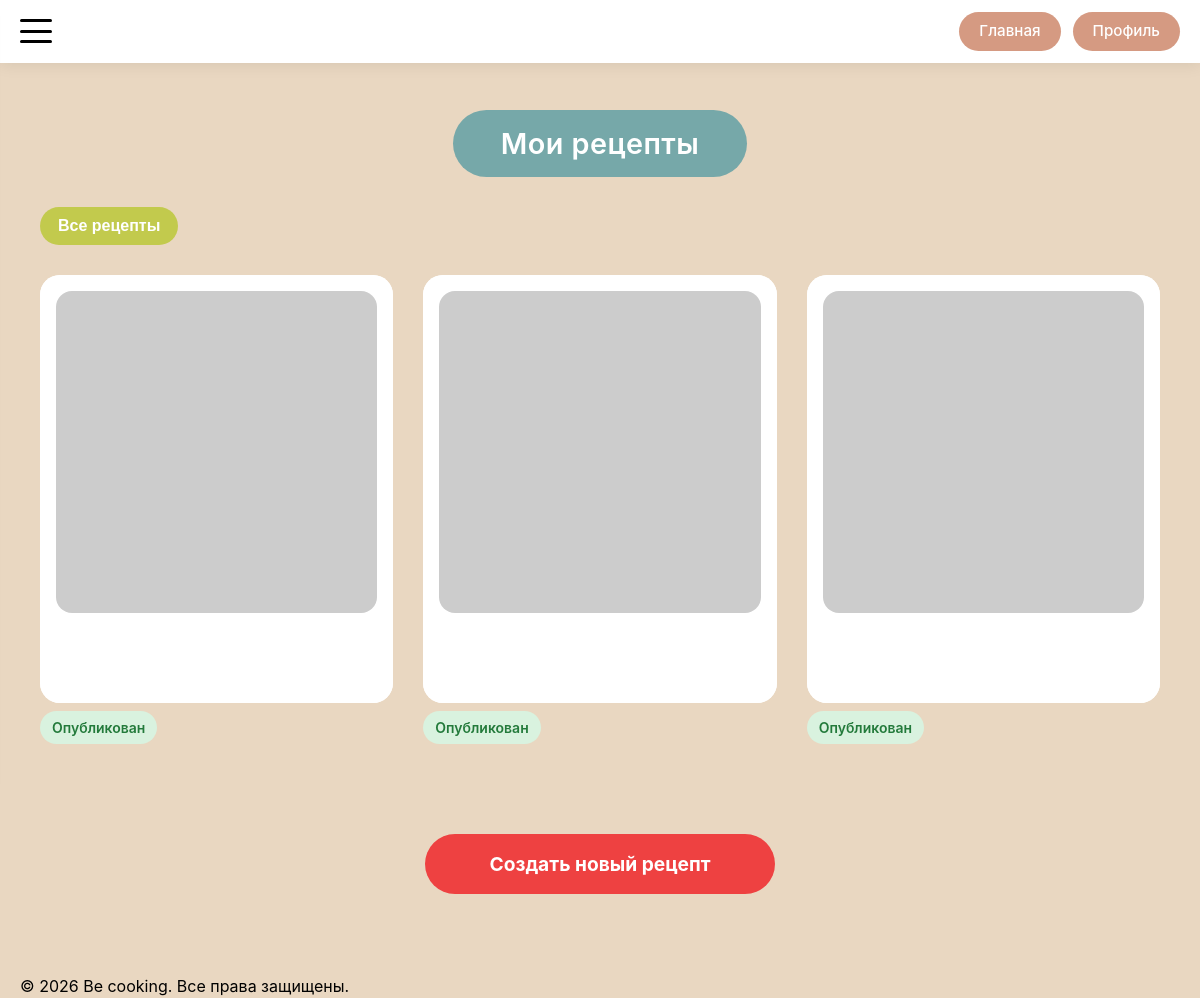
/my-recipes (signed in), run on an earlier commit of the app's database.
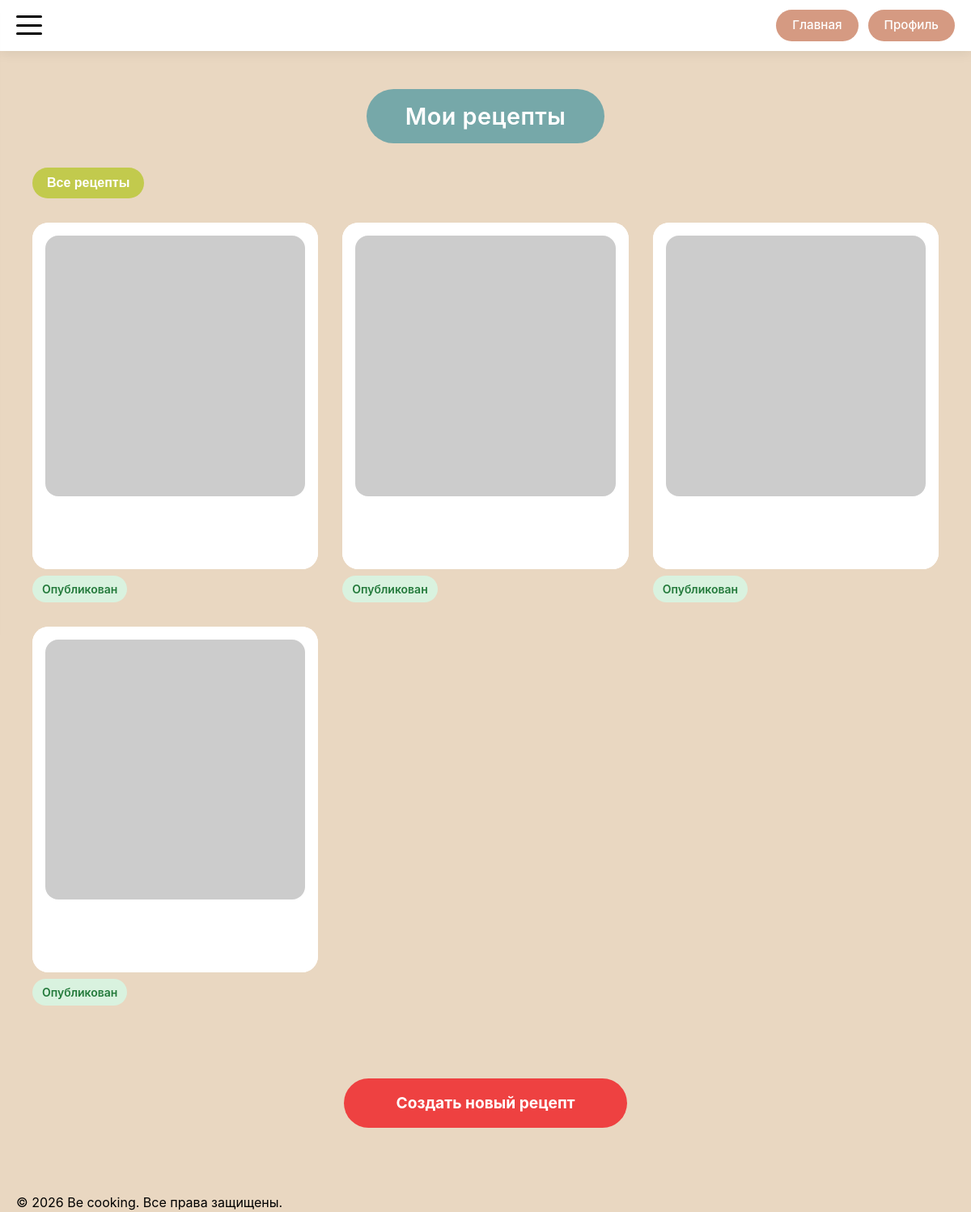
And on a later commit of the database.
### models.py (models this page shows)
class Recipe(db.Model):
    __tablename__ = 'recipe'
    id = db.Column(db.Integer, primary_key=True)
    title = db.Column(db.String(200), nullable=False)
    description = db.Column(db.Text)
    author_id = db.Column(db.Integer, db.ForeignKey('user.id'), nullable=False)
    status = db.Column(db.Enum(RecipeStatusEnum), nullable=False, default=RecipeStatusEnum.PENDING)
    created_at = db.Column(db.DateTime, default=datetime.utcnow)
    updated_at = db.Column(db.DateTime, default=datetime.utcnow, onupdate=datetime.utcnow)
    main_image_url = db.Column(db.String(300))
    ingredients = db.Column(db.JSON)  # В SQLAlchemy JSON может хранить массивы
    steps = db.relationship('RecipeStep', backref='recipe', lazy='dynamic', cascade='all, delete-orphan')
    comments = db.relationship('Comment', backref='recipe', lazy='dynamic', cascade='all, delete-orphan')
    notes = db.relationship('Note', backref='recipe', lazy='dynamic', cascade='all, delete-orphan')
    favorites = db.relationship('Favorite', backref='recipe', lazy='dynamic', cascade='all, delete-orphan')
    cart_items = db.relationship('CartItem', backref='recipe', lazy='dynamic', cascade='all, delete-orphan')

### routes/recipe_routes.py (the view, shortened to what this page needs)
@app.route('/my-recipes')
@login_required
def my_recipes():
    limit = request.args.get('limit', 9, type=int)
    offset = request.args.get('offset', 0, type=int)
    status = request.args.get('status')
    recipes_query = Recipe.query.filter_by(
        author_id=current_user.id
    )
    recipes_query = recipes_query.order_by(Recipe.created_at.desc())
    total = recipes_query.count()
    my_recipes = recipes_query.offset(offset).limit(limit).all()
    has_next = offset + limit < total
    has_prev = offset > 0
    status_labels = {
        'published': 'Опубликованные',
        'pending': 'На модерации',
        'rejected': 'Отклонённые'
    }
    return render_template(
        'my_recipes/my_recipes.html',
        my_recipes=my_recipes,
        limit=limit,
        offset=offset,
        has_next=has_next,
        has_prev=has_prev,
        current_status=status,
        status_labels=status_labels
    )

### app.py (called while the page is built)
@login_manager.user_loader
def load_user(user_id):
    return User.query.get(int(user_id))

@app.context_processor
def inject_enums():
    return dict(UserRoleEnum=UserRoleEnum)

### templates/my_recipes/my_recipes.html (shortened to what this page needs)
{% extends 'base/base.html' %}
{% block main_class %}my-recipes-main{% endblock %}
{% block container_class %}my-recipes-container{% endblock %}
{% block content %}
<div class="my-recipes-header-wrapper">
    <h1 class="my-recipes-title">Мои рецепты</h1>
</div>
<div class="my-recipes-filter-wrapper">
    <div class="dropdown">
        <button class="filter-status-btn" type="button">
            {% if current_status %}
            {{ status_labels[current_status] }}
            {% else %}
            Все рецепты
            {% endif %}
        </button>
    </div>
</div>
<div class="my-recipes-grid">
    {% for recipe in my_recipes %}
    <div class="my-recipe-card">
        {% with
        detail_endpoint = 'recipe_manage',
        item_id = recipe.id
        %}
        {% set card_name = recipe %}
        {% include 'components/_card.html' with context %}
        {% endwith %}
        {% if recipe.status.value == 'published' %}
        <div class="recipe-status recipe-status-published">Опубликован</div>
        {% elif recipe.status.value == 'pending' %}
        <div class="recipe-status recipe-status-pending">На модерации</div>
        {% elif recipe.status.value == 'rejected' %}
        <div class="recipe-status recipe-status-rejected">Отказано</div>
        {% endif %}
    </div>
    {% else %}
    <p>У вас нет рецептов с таким статусом</p>
    {% endfor %}
</div>
<div class="my-recipes-footer">
    <a href="{{ url_for('recipe_add') }}" class="create-recipe-btn-footer"
       style="text-decoration: none; display: inline-block;">
        Создать новый рецепт
    </a>
</div>
{% endblock %}

### templates/base/base.html (shortened to what this page needs)
<!DOCTYPE html>
<html lang="ru">
<head>
    <link href="https://googleapis.com/css2?family=Inter:opsz,wght@14..32,300;14..32,400;14..32,500;14..32,600;14..32,700&display=swap" rel="stylesheet">
    <link rel="stylesheet" href="{{ url_for('static', filename='css/style.css') }}">
</head>
<body>
    {% if request.endpoint != 'auth' %}
        {% include 'components/_header.html' %}
    {% endif %}
    <main class="main {% block main_class %}{% endblock %}">
        <div class="container {% block container_class %}{% endblock %}">
            {% block content %}{% endblock %}
        </div>
    </main>
    {% if request.endpoint != 'auth' %}
        {% include 'components/_footer.html' %}
    {% endif %}
</body>
</html>

### templates/components/_header.html (shortened to what this page needs)
<header class="header">
    <div class="header-container container">
        <button class="burger-btn" id="burgerBtn">
            <span></span>
            <span></span>
            <span></span>
        </button>
        <div class="header-buttons">
            <a href="{{ url_for('index') }}" class="header-btn">Главная</a>
            {% if current_user.is_authenticated %}
                <a href="{{ url_for('profile') }}" class="header-btn">Профиль</a>
            {% else %}
                <a href="{{ url_for('auth') }}" class="header-btn">Вход</a>
            {% endif %}
        </div>
    </div>
</header>

### templates/components/_card.html (shortened to what this page needs)
{% if detail_endpoint == 'recipe_detail' or card_name == 'recipe' %}
<div class="card">
    <a href="{{ url_for(detail_endpoint, recipe_id=item_id) }}"
       class="card-link">
        <div class="card-inner">
            <div class="card-image">
                <img src="{{ recipe.main_image_url if (recipe and recipe.main_image_url) else 'https://placehold.co/400x300' }}"
                     alt="{{ recipe.title if recipe else 'Рецепт' }}">
            </div>
            <div class="card-text">{{ recipe.title if recipe else 'Рецепт' }}</div>
        </div>
    </a>
</div>
{% else %}
<div class="card">
    <a href="{{ url_for(detail_endpoint, chef_id=item_id) }}"
       class="card-link">
        <div class="card-inner">
            <div class="card-image">
                <img src="{{ image_url if image_url else 'https://placehold.co/400x300' }}"
                     alt="{{ title }}">
            </div>
            <div class="card-text">{{ title }}</div>
        </div>
    </a>
</div>
{% endif %}

### templates/components/_footer.html
<footer class="footer">
    <div class="footer-container container">
        <p class="footer-text">© {{ now.year if now else '2026' }} Be cooking. Все права защищены.</p>
    </div>
</footer>

What changed in the data, as far as the page shows it:
added Recipe: status "Опубликован"
